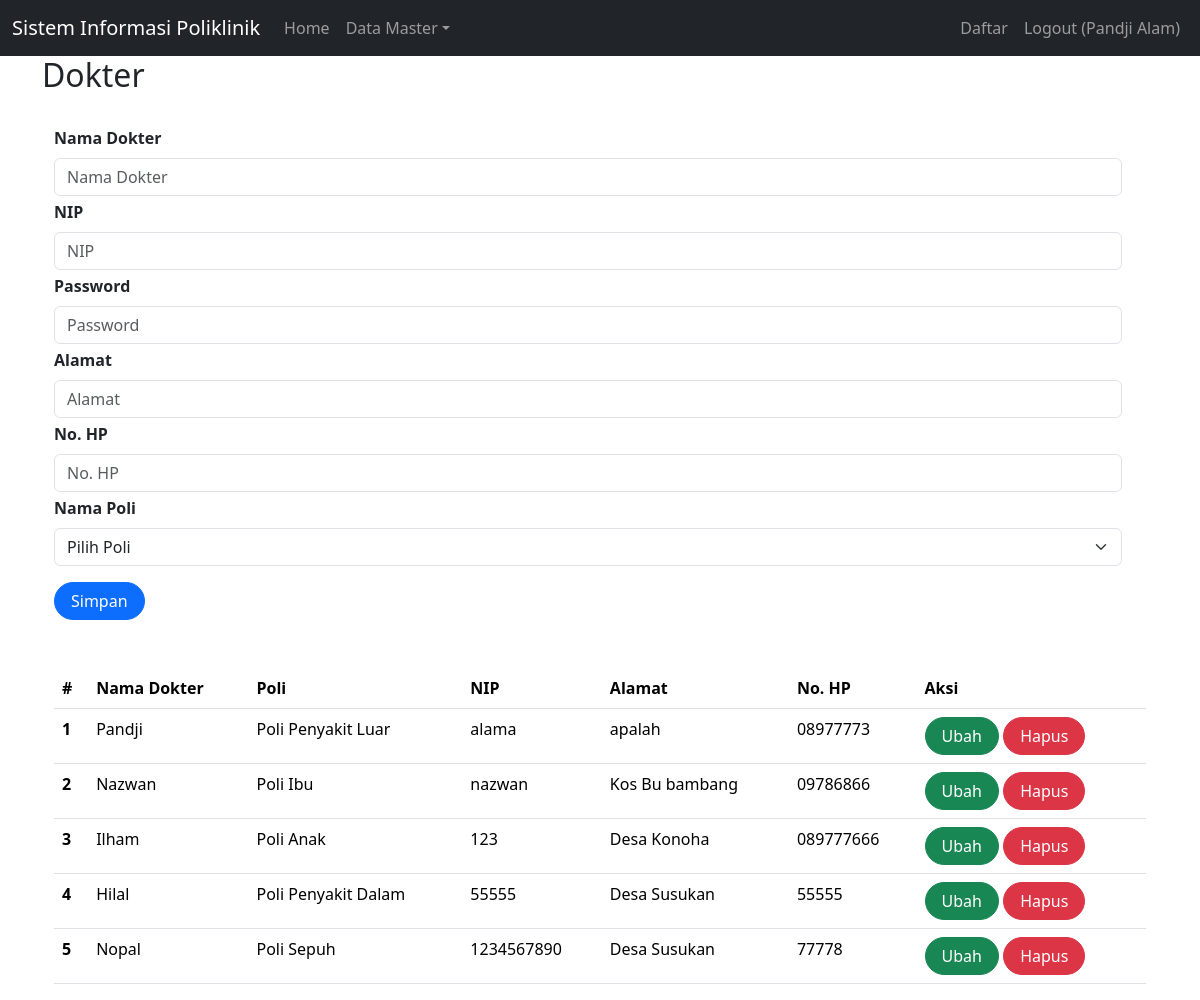
/index.php?page=dokter (signed in), run on the app's committed database.
### tables this page shows
CREATE TABLE `dokter` (
  `id` int(11) NOT NULL,
  `nama` varchar(255) NOT NULL,
  `nip` varchar(50) NOT NULL,
  `password` varchar(255) NOT NULL,
  `alamat` varchar(255) NOT NULL,
  `no_hp` varchar(50) NOT NULL,
  `id_poli` int(11) NOT NULL
);

CREATE TABLE `poli` (
  `id` int(11) NOT NULL,
  `nama_poli` varchar(25) NOT NULL,
  `keterangan` text NOT NULL
);

### dokter.php (the view, shortened to what this page needs)
<h2>Dokter</h2>
<br>
<div class="container">
    <form class="form row" method="POST" action="" name="myForm" onsubmit="return(validate());">
        <?php
        $nama_dokter = '';
        $nip = '';
        $password = '';
        $alamat = '';
        $no_hp = '';
        $id_poli = '';
        $namapoli = '';
        ?>
        <div class="row">
            <label for="inputNama" class="form-label fw-bold">
                Nama Dokter
            </label>
            <div>
                <input type="text" class="form-control" name="nama" id="inputNama" required placeholder="Nama Dokter" value="<?php echo $nama_dokter ?>">
            </div>
        </div>
        <div class="row mt-1">
            <label for="inputNip" class="form-label fw-bold">
                NIP
            </label>
            <div>
                <input type="text" class="form-control" name="nip" id="inputNip" required placeholder="NIP" value="<?php echo $nip ?>">
            </div>
        </div>
        <div class="row mt-1">
            <label for="inputPassword" class="form-label fw-bold">
                Password
            </label>
            <div>
                <input type="password" class="form-control" name="password" id="inputPassword" required placeholder="Password" value="<?php echo $password ?>">
            </div>
        </div>
        <div class="row mt-1">
            <label for="inputAlamat" class="form-label fw-bold">
                Alamat
            </label>
            <div>
                <input type="text" class="form-control" name="alamat" id="inputAlamat" required placeholder="Alamat" value="<?php echo $alamat ?>">
            </div>
        </div>
        <div class="row mt-1">
            <label for="inputHp" class="form-label fw-bold">
                No. HP
            </label>
            <div>
                <input type="text" class="form-control" name="no_hp" id="inputHp" required placeholder="No. HP" value="<?php echo $no_hp ?>">
            </div>
        </div>
        <div class="row mt-1">
            <label for="id_poli" class="form-label fw-bold">
                Nama Poli
            </label>
            <div>
                <select class="form-select" aria-label="Default select example" name="id_poli" id ="id_poli" required>
                    <?php
                    if (!isset($_GET['id'])) {
                    ?>
                    <option value="999" selected>Pilih Poli</option>
                    <?php
                    }
                    else{
                    ?>
                    <option value="<?php echo $id_poli?>"><?php echo $namapoli?></option>
                    <?php
                    }
                    ?>
                </select>
            </div>
        </div>
        <div class="row mt-3">
            <div class=col>
                <button type="submit" class="btn btn-primary rounded-pill px-3 mt-auto" name="simpan">Simpan</button>
            </div>
        </div>
    </form>
    <br>
    <br>
    <table class="table table-hover">
        <thead>
            <tr>
                <th scope="col">#</th>
                <th scope="col">Nama Dokter</th>
                <th scope="col">Poli</th>
                <th scope="col">NIP</th>
                <th scope="col">Alamat</th>
                <th scope="col">No. HP</th>
                <th scope="col">Aksi</th>
            </tr>
        </thead>
        <tbody>
            <?php
            $result = mysqli_query($mysqli, "SELECT dk.*, p.nama_poli FROM dokter AS dk JOIN poli AS p ON dk.id_poli = p.id");
            $no = 1;
            while ($data = mysqli_fetch_array($result)) {
            ?>
                <tr>
                    <th scope="row"><?php echo $no++ ?></th>
                    <td><?php echo $data['nama'] ?></td>
                    <td><?php echo $data['nama_poli'] ?></td>
                    <td><?php echo $data['nip'] ?></td>
                    <td><?php echo $data['alamat'] ?></td>
                    <td><?php echo $data['no_hp'] ?></td>
                    <td>
                        <a class="btn btn-success rounded-pill px-3" href="index.php?page=dokter&id=<?php echo $data['id'] ?>">Ubah</a>
                        <a class="btn btn-danger rounded-pill px-3" href="index.php?page=dokter&id=<?php echo $data['id'] ?>&aksi=hapus">Hapus</a>
                    </td>
                </tr>
            <?php
            }
            ?>
        </tbody>
    </table>

### data on the page
dokter: nama "Pandji", id_poli.nama_poli "Poli Penyakit Luar", nip "alama", alamat "apalah", no_hp "08977773"
dokter: nama "Nazwan", id_poli.nama_poli "Poli Ibu", nip "nazwan", alamat "Kos Bu bambang", no_hp "09786866"
dokter: nama "Ilham", id_poli.nama_poli "Poli Anak", nip "123", alamat "Desa Konoha", no_hp "089777666"
dokter: nama "Hilal", id_poli.nama_poli "Poli Penyakit Dalam", nip "55555", alamat "Desa Susukan", no_hp "55555"
dokter: nama "Nopal", id_poli.nama_poli "Poli Sepuh", nip "1234567890", alamat "Desa Susukan", no_hp "77778"

### other printed values
$_SESSION['name'] "Pandji Alam"
